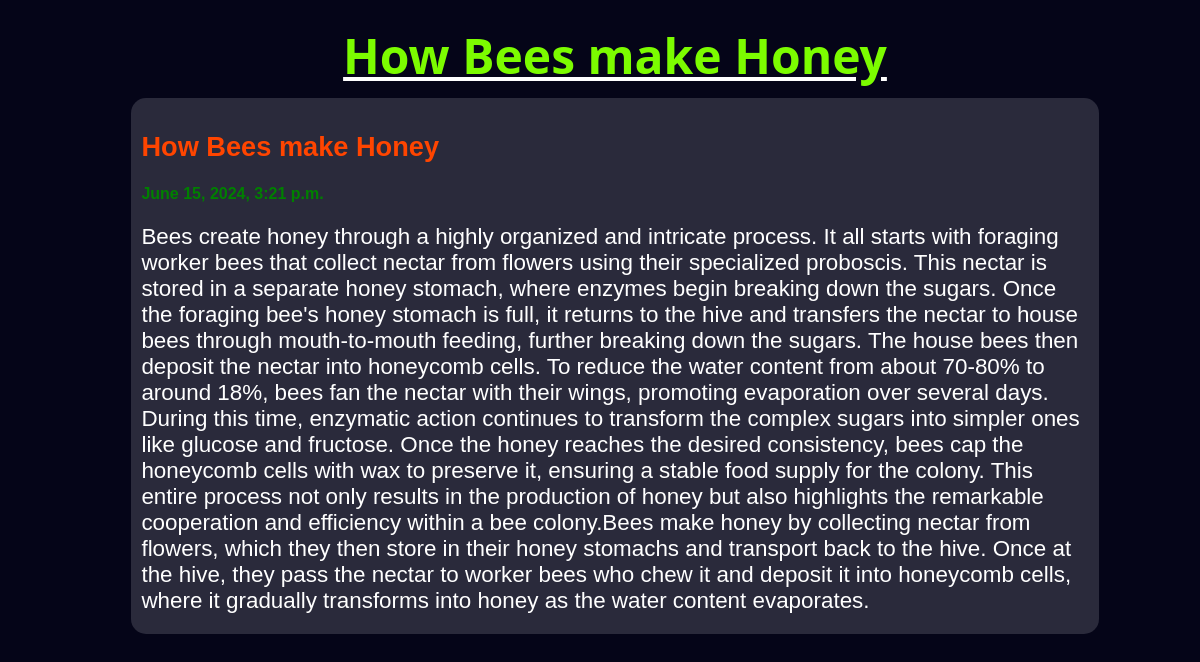
/post/1, run on the app's committed database.
### posts/models.py (models this page shows)
class Post(models.Model): #First database table
    title = models.CharField(max_length=255) #few xters
    body = models.CharField(max_length=10000000) #body contains a lot of characters
    date_created = models.DateTimeField(default=datetime.now, blank=True) #get current date

### posts/views.py (the view)
# urls.py: path('post/<str:pk>', views.post, name='post') # dynamic url when user clicks blog to display post/1
def post(request, pk):
    clicked_posts = Post.objects.get(id=pk) #get id of the clicked post and assign to pk
    return render(request, 'post.html', { 'clicked_posts' : clicked_posts })

### templates/post.html (shortened to what this page needs)
<!DOCTYPE html>
<html lang="en">
<head>
</head>
<body>
    <div class="wrapper">
        <div class="heading">
            <h1>{{clicked_posts.title}}</h1>
        </div>
            <div class="posts">
                <div class="post">
                    <h2>{{clicked_posts.title}}</h2>
                    <h4>{{clicked_posts.date_created}}</h4>
                    <p>{{clicked_posts.body}}</p>
                </div>
            </div>
    </div>
</body>
</html>

### templates/post.html (style rules this page uses)
body { background-color: rgb(5, 5, 24); color: white; }
.wrapper { width: 100%; display: flex; flex-direction: column; justify-content: center; padding: 15px; }
.heading { text-decoration: underline; width: 100%; text-align: center; }
.heading>h1 { width: fit-content; margin: auto; padding-bottom: 10px; font-size: 3em; color: lawngreen; font-family: "Segoe UI", Tahoma, Geneva, Verdana, sans-serif; }
h4 { color: green; }
.posts { display: flex; flex-direction: column; gap: 17px; align-items: center; font-family: Arial, Helvetica, sans-serif; }
.post { background-color: rgb(42, 42, 59); padding: 10px; border-radius: 15px; width: 80%; }
.post>h2 { color: orangered; font-size: 1.7em; }
@media (min-width: 600px) { .posts { flex-direction: row; flex-wrap: wrap; justify-content: space-around; } }
@media (min-width: 600px) { .posts p { margin: 10px 0; font-size: 1.3em; } }
@media (min-width: 900px) { .posts p { font-size: 1.4em; } }

### data on the page
Post: title "How Bees make Honey", date_created "June 15, 2024, 3:21 p.m.", body "Bees create honey through a highly organized and intricate process. It all starts with foraging worker bees that collect nectar from flowers using their specialized proboscis. This nectar is stored in a separate honey stomach, where enzymes begin breaking down the sugars. Once the foraging bee's honey stomach is full, it returns to the hive and transfers the nectar to house bees through mouth-to-mouth feeding, further breaking down the sugars. The house bees then deposit the nectar into honeycomb cells. To reduce the water content from about 70-80% to around 18%, bees fan the nectar with their wings, promoting evaporation over several days. During this time, enzymatic action continues to…"
